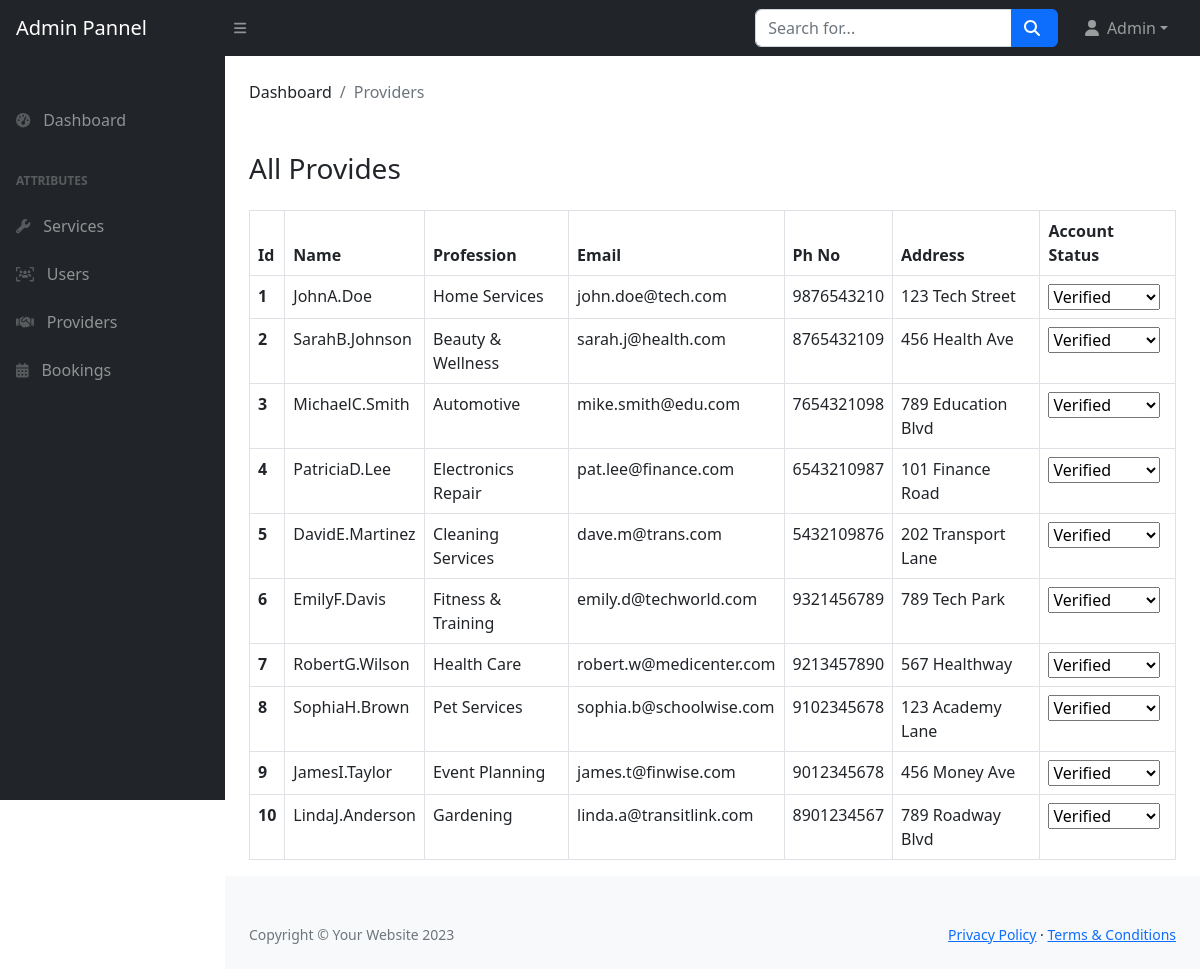
The page /admin/providers.php (signed in) on the database as committed earlier.
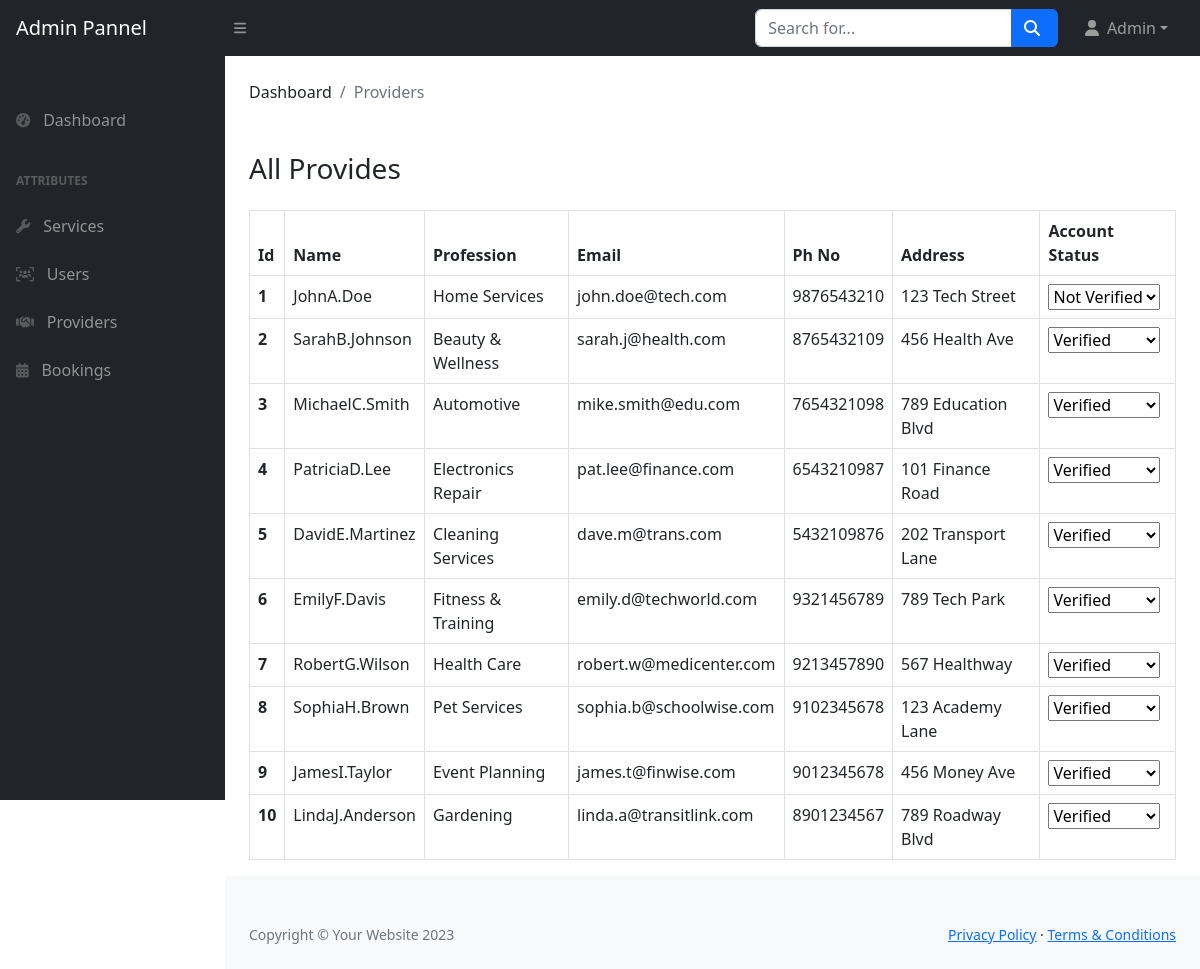
The same page on the database as committed later.
### tables this page shows
CREATE TABLE `provider` (
  `pid` int(11) NOT NULL,
  `provider_category_id` int(11) DEFAULT 0,
  `fname` varchar(50) NOT NULL,
  `mname` varchar(50) DEFAULT NULL,
  `lname` varchar(50) NOT NULL,
  `gender` enum('Male','Female','Other') DEFAULT NULL,
  `age` int(11) NOT NULL,
  `email` varchar(50) NOT NULL,
  `con_num` bigint(20) NOT NULL,
  `alt_num` bigint(20) DEFAULT NULL,
  `address` text NOT NULL,
  `password` varchar(255) NOT NULL,
  `pan_card` varchar(20) NOT NULL,
  `acc_num` bigint(20) NOT NULL,
  `ifsc` varchar(255) NOT NULL,
  `experience` varchar(255) DEFAULT NULL,
  `photo` varchar(255) DEFAULT NULL,
  `certificate` varchar(255) DEFAULT NULL,
  `aadhaar` bigint(20) NOT NULL,
  `created_at` timestamp NOT NULL DEFAULT current_timestamp(),
  `updated_at` timestamp NOT NULL DEFAULT current_timestamp() ON UPDATE current_timestamp(),
  `is_deleted` tinyint(1) NOT NULL DEFAULT 0,
  `is_verified` int(11) NOT NULL DEFAULT 0,
  `is_banned` int(11) NOT NULL DEFAULT 0
);

CREATE TABLE `category` (
  `cid` int(11) NOT NULL,
  `cname` varchar(255) DEFAULT NULL
);

### admin/providers.php (the view, shortened to what this page needs)
<?php require("./components/header.php") ?>
<main>
    <div class="container-fluid px-4">
        <ol class="breadcrumb mb-4">
            <li class="breadcrumb-item">Dashboard</li>
            <li class="breadcrumb-item active">Providers</li>
        </ol>
    </div>
    <div class="container-fluid px-4">
        <h3 class="mb-0">All Provides</h3>
        <table class="table table-bordered table-hover">
            <thead>
                <tr>
                    <th scope="col">Id</th>
                    <th scope="col">Name</th>
                    <th scope="col">Profession</th>
                    <th scope="col">Email</th>
                    <th scope="col">Ph No</th>
                    <th scope="col">Address</th>
                    <th scope="col" colspan="2">Account Status</th>
                </tr>
            </thead>
            <tbody>
                <?php
                $sql = "SELECT * FROM provider p,category c where p.provider_category_id = c.cid;";
                $result = mysqli_query($conn, $sql) or die(mysqli_error($conn));
                if (mysqli_num_rows($result) > 0) {
                    while ($row = mysqli_fetch_assoc($result)) {
                ?>
                        <tr>
                            <th><?php echo $row['pid'] ?></th>
                            <td><?php echo $row['fname'] . $row['mname'] . $row['lname'] ?></td>
                            <td><?php echo $row['cname'] ?></td>
                            <td><?php echo $row['email'] ?></td>
                            <td><?php echo $row['con_num'] ?></td>
                            <td><?php echo $row['address'] ?></td>
                            <td>
                                <select class="verify-status" data-id="<?php echo $row['pid']; ?>">
                                    <option value="0" <?php echo $row['is_verified'] == 0 ? 'selected' : ''; ?>>Not Verified</option>
                                    <option value="1" <?php echo $row['is_verified'] == 1 ? 'selected' : ''; ?>>Verified</option>
                                </select>
                            </td>
                        </tr>
                <?php
                    }
                } else {
                    echo "No record found";
                }
                ?>
            </tbody>
        </table>
    </div>
</main>
<?php require('./components/footer.php') ?>

Rows that differ between the two databases and show on the page:
changed provider "John": is_verified+pid "Verified" → "Not Verified"
